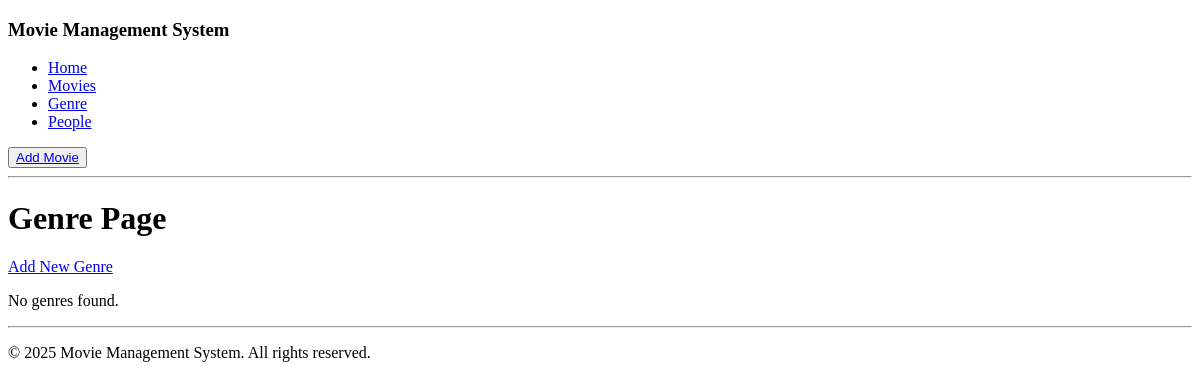
The app's page /movies/genrepage/, older data.
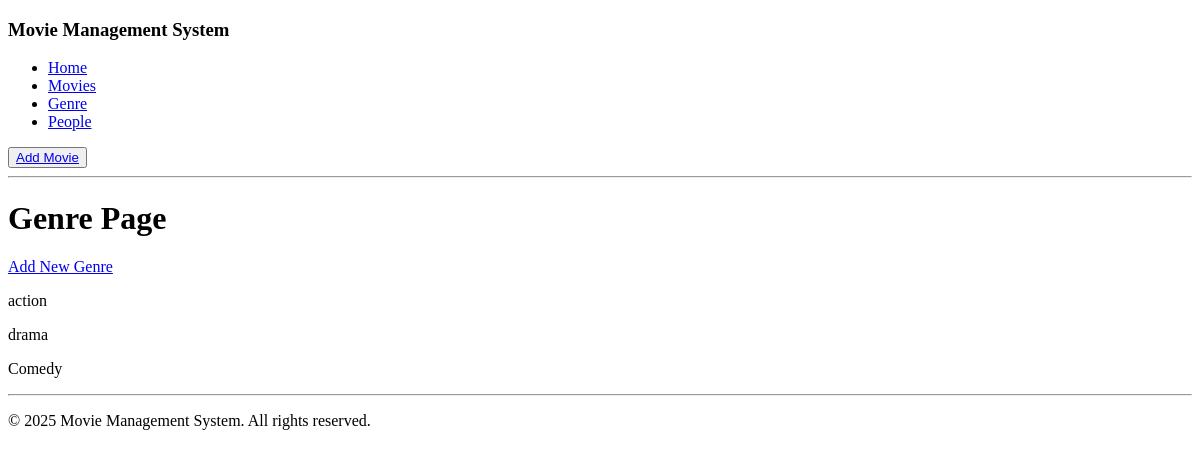
The same page, newer data.
### movies/models.py (models this page shows, shortened)
class Genre(models.Model):
    genre_name = models.CharField(max_length=50, unique=True)

### movies/views.py (the view)
# urls.py: path('genrepage/', views.GenrePageView.as_view(), name='genre'),
class GenrePageView(TemplateView):
    template_name = 'movies/genre.html'
    def get_context_data(self, **kwargs):
        context = super().get_context_data(**kwargs)
        context['genres'] = Genre.objects.all()
        return context

### movies/templates/movies/genre.html (shortened to what this page needs)
{% extends 'movies/base.html' %}
{% block content %}
<div class="genre-container">
    <h1>Genre Page</h1>
    <div>
        <a class="nav-link" href="{% url 'movies:addgenre' %}">Add New Genre</a>
    </div>
    <div>
        {% for genre in genres %}
        <p>{{ genre.genre_name }}</p>
        {% empty %}
        <p>No genres found.</p>
        {% endfor %}
    </div>
</div>
{% endblock content %}

Row changes from the older to the newer data that the page shows:
added Genre: genre_name "action"
added Genre: genre_name "drama"
added Genre: genre_name "Comedy"
Text that changed along with them:
text no longer shown: "No genres found."
